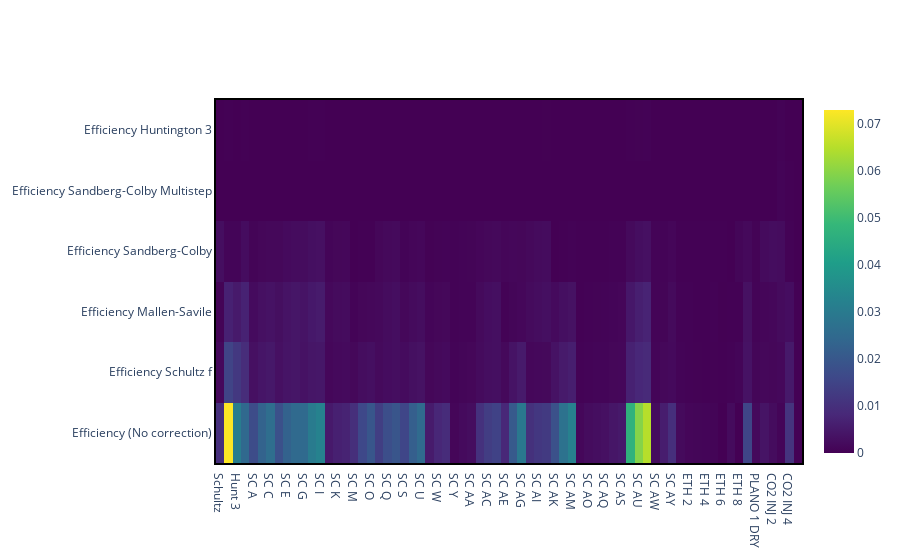

Source (notebook cell):
### Markdown cell above
Finally, we build a plot to visualize the error for each method when compared to the reference method:

### Code cell
fig = go.Figure()
x = [case for case in df.columns]
y = [method for method in methods.keys()]
z = []
z_time = []
hovertext = []
for method in methods.keys():
    results = []
    time_results = []
    text_list = []
    for case in df.columns:
        results.append(df.loc[f"{method}_error", case])
        time_results.append(df.loc[f"{method}_time", case])
        suc, disch = states(case)
        text = (
            f"Case: {case}"
            f"<br>Error: {df.loc[f'{method}_error', case]:.5f}"
            f"<br>Time: {df.loc[f'{method}_time', case]:.5f}"
            f"<br>ps: {df.loc['ps bara', case]}"
            f"<br>pd: {df.loc['pd bara', case]}"
            f"<br>Ts: {df.loc['Ts degC', case]}"
            f"<br>Td: {df.loc['Td degC', case]}"
            f"<br>zs: {suc.z():.2f}"
            f"<br>zd: {disch.z():.2f}"
            f"<br>ρ_s: {suc.rho():.2f}"
            f"<br>ρ_d: {disch.rho():.2f}"
            f"<br>MW: {suc.molar_mass('g/mole'):.2f}"
            f"<br>Num. Comp.: {len(suc.fluid)}"
        )
        text_list.append(text)
    hovertext.append(text_list)
    z.append(results)
    z_time.append(time_results)
fig.add_trace(
    go.Heatmap(
        z=z,
        x=x,
        y=y,
        hoverinfo="text",
        text=hovertext,
        colorscale="viridis",
    )
)

### Figure 1 — Plotly figure (JSON) as saved in the notebook; plotly's stock layout.template omitted (floating-point values rounded to 4 significant figures; data arrays with more than 128 entries replaced by an {"elided": "..."} marker saying what was removed)
{"data": [{"colorscale": [[0, "#440154"], [0.1111, "#482878"], [0.2222, "#3e4989"], [0.3333, "#31688e"], [0.4444, "#26828e"], [0.5556, "#1f9e89"], [0.6667, "#35b779"], [0.7778, "#6ece58"], [0.8889, "#b5de2b"], [1, "#fde725"]], "hoverinfo": "text", "text": {"elided": "6x70 str values"}, "type": "heatmap", "x": ["Schultz", "Hunt 2", "Hunt 3", "Hunt 4", "SC A", "SC B", "SC C", "SC D", "SC E", "SC F", "SC G", "SC H", "SC I", "SC J", "SC K", "SC L", "SC M", "SC N", "SC O", "SC P", "SC Q", "SC R", "SC S", "SC T", "SC U", "SC V", "SC W", "SC X", "SC Y", "SC Z", "SC AA", "SC AB", "SC AC", "SC AD", "SC AE", "SC AF", "SC AG", "SC AH", "SC AI", " SC AJ", "SC AK", "SC AL", "SC AM", "SC AN", "SC AO", "SC AP", "SC AQ", "SC AR", "SC AS", "SC AT", "SC AU", "SC AV", "SC AW", "SC AX", "SC AY", "ETH 1", "ETH 2", "ETH 3", "ETH 4", "ETH 5", "ETH 6", "ETH 7", "ETH 8", "ETH 9", "PLANO 1 DRY", "CO2 INJ 1", "CO2 INJ 2", "CO2 INJ 3", "CO2 INJ 4", "CO2 INJ 5"], "y": ["Efficiency (No correction)", "Efficiency Schultz f", "Efficiency Mallen-Savile", "Efficiency Sandberg-Colby", "Efficiency Sandberg-Colby Multistep", "Efficiency Huntington 3"], "z": {"elided": "6x70 float values"}}], "layout": {}}
